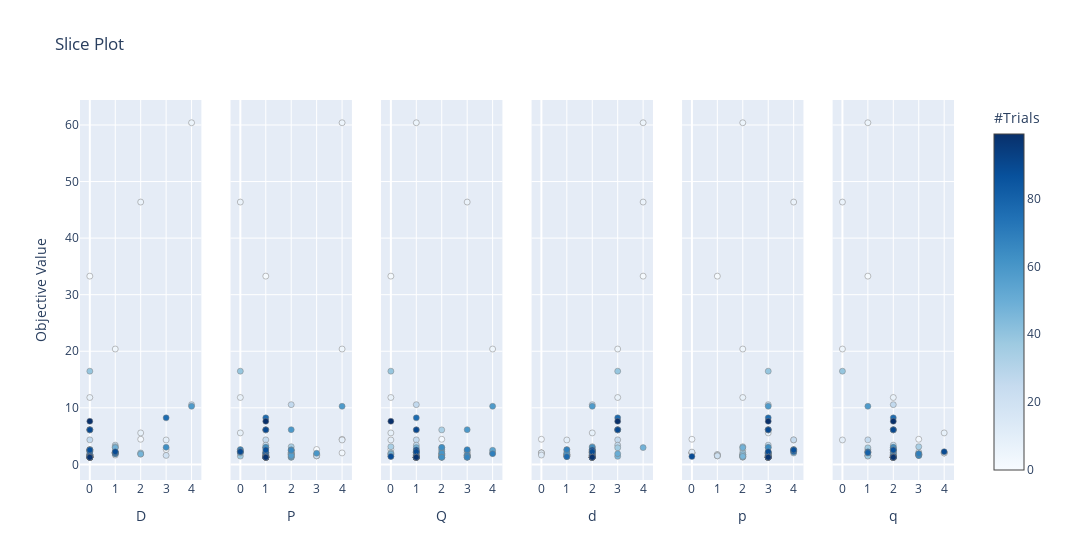

The notebook cell this image was saved under:
### Code cell
# Visualize individual hyperparameters as slice plot.
# More info: https://optuna.readthedocs.io/en/stable/reference/visualization/generated/optuna.visualization.plot_slice.html#optuna.visualization.plot_slice
from optuna.visualization import plot_slice
plot_slice(study)
